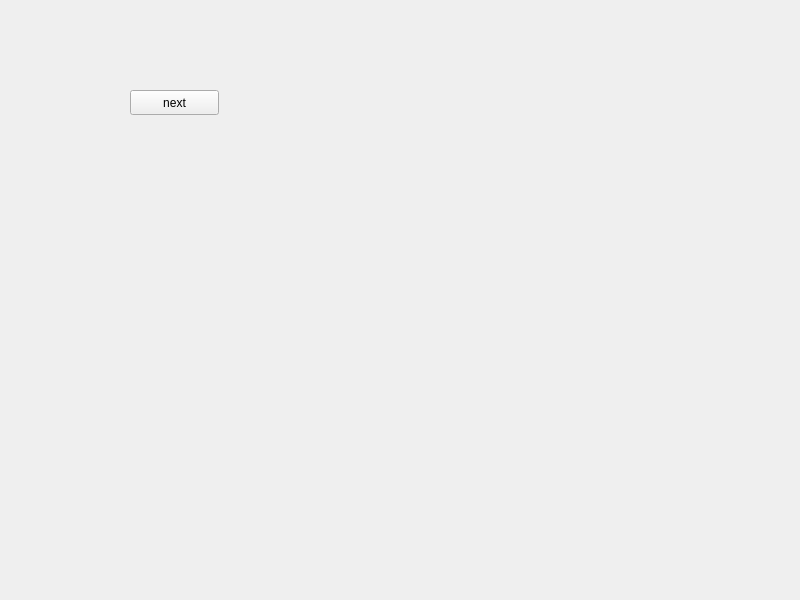
<?xml version="1.0" encoding="UTF-8"?>
<ui version="4.0">
 <class>Widget</class>
 <widget class="QWidget" name="Widget">
  <property name="geometry">
   <rect>
    <x>0</x>
    <y>0</y>
    <width>800</width>
    <height>600</height>
   </rect>
  </property>
  <property name="windowTitle">
   <string>Widget</string>
  </property>
  <widget class="QPushButton" name="pushButton_next">
   <property name="geometry">
    <rect>
     <x>130</x>
     <y>90</y>
     <width>89</width>
     <height>25</height>
    </rect>
   </property>
   <property name="text">
    <string>next</string>
   </property>
  </widget>
 </widget>
 <resources/>
 <connections/>
</ui>
